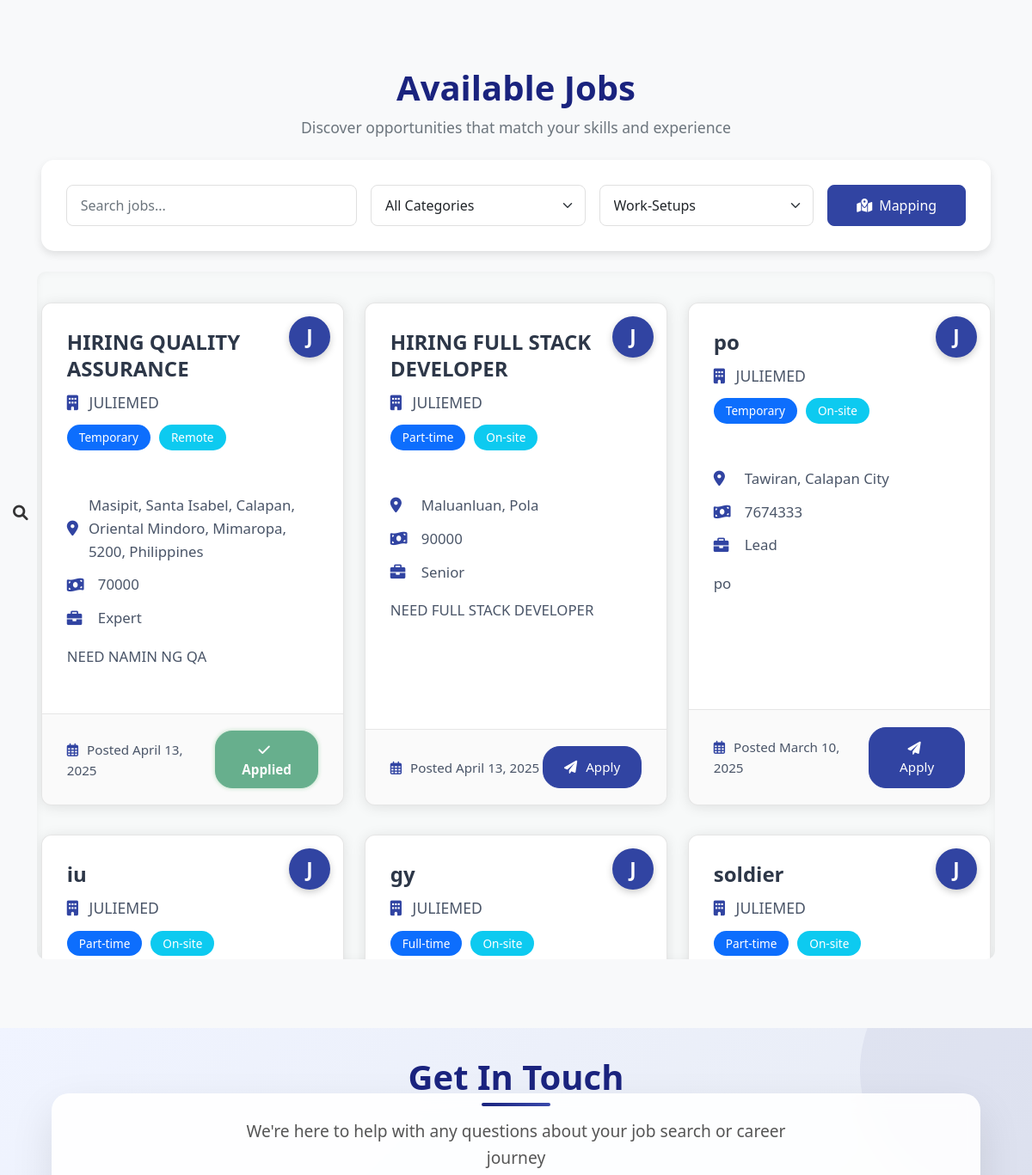
The page /employee/home/ (signed in, middle part) on the database as committed earlier.
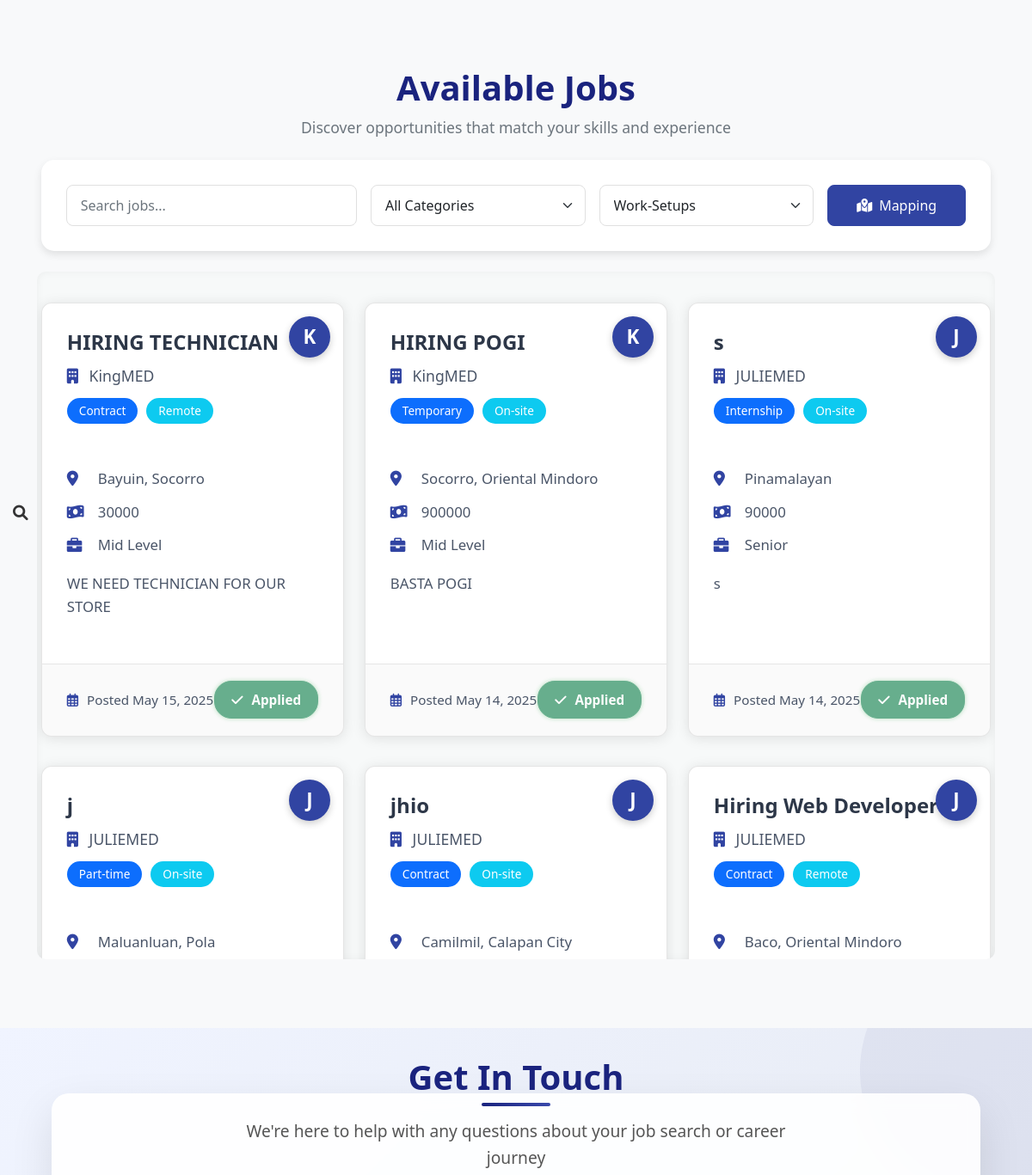
The same page on the database as committed later.
### employer/models.py (models this page shows, shortened)
class Job(models.Model):
    WORK_SETUP_CHOICES = [
        ('On-site', 'On-site'),
        ('Hybrid', 'Hybrid'),
        ('Remote', 'Remote'),
    ]
    JOB_TYPES = [
        ('Full-time', 'Full-time'),
        ('Part-time', 'Part-time'),
        ('Contract', 'Contract'),
        ('Temporary', 'Temporary'),
        ('Internship', 'Internship'),
    ]
    EXPERIENCE_LEVELS = [
        ('Entry Level', 'Entry Level'),
        ('Junior', 'Junior'),
        ('Mid Level', 'Mid Level'),
        ('Senior', 'Senior'),
        ('Lead', 'Lead'),
        ('Expert', 'Expert'),
    ]
    STATUS_CHOICES = [
        ('Active', 'Active'),
        ('Closed', 'Closed'),
    ]
    employer = models.ForeignKey('Employer', on_delete=models.CASCADE, related_name='jobs')
    title = models.CharField(max_length=200)
    location = models.CharField(max_length=200)
    latitude = models.FloatField(null=True, blank=True)
    longitude = models.FloatField(null=True, blank=True)
    job_type = models.CharField(max_length=20, choices=JOB_TYPES)
    work_setup = models.CharField(max_length=20, choices=WORK_SETUP_CHOICES)
    description = models.TextField()
    salary_range = models.CharField(max_length=100)
    experience_level = models.CharField(max_length=20, choices=EXPERIENCE_LEVELS)
    status = models.CharField(max_length=20, choices=STATUS_CHOICES, default='active')
    created_at = models.DateTimeField(auto_now_add=True)
    updated_at = models.DateTimeField(auto_now=True)
    applications_count = models.IntegerField(default=0)
    requirements = models.TextField(blank=True, help_text='List the job requirements')
    class Meta:
        ordering = ['-created_at']

class Employer(models.Model):
    REGISTRATION_TYPE_CHOICES = [
        ('SEC', 'SEC Registration'),
        ('DTI', 'DTI Registration'),
    ]
    username = models.CharField(max_length=100, unique=True)
    email = models.EmailField(unique=True)
    password = models.CharField(max_length=128)
    company_name = models.CharField(max_length=255, blank=True)
    company_description = models.TextField(blank=True)
    company_website = models.URLField(blank=True)
    company_location = models.CharField(max_length=255, blank=True)
    latitude = models.FloatField(null=True, blank=True)
    longitude = models.FloatField(null=True, blank=True)
    industry = models.CharField(max_length=100, blank=True)
    registration_type = models.CharField(
        max_length=3,
        choices=REGISTRATION_TYPE_CHOICES,
        blank=True
    )
    business_permit = models.FileField(
        upload_to='business_permits/',
        validators=[validate_file_extension, validate_file_size],
        blank=True,
        null=True,
        help_text='Upload your business permit (PDF, JPG, JPEG, or PNG, max 10MB)'
    )
    registration_document = models.FileField(
        upload_to='registration_documents/',
        validators=[validate_file_extension, validate_file_size],
        blank=True,
        null=True,
        help_text='Upload your SEC/DTI registration document (PDF, JPG, JPEG, or PNG, max 10MB)'
    )
    registration_number = models.CharField(
        max_length=50,
        blank=True,
        help_text='Your SEC/DTI registration number'
    )
    registration_date = models.DateField(
        null=True,
        blank=True,
        help_text='Date of SEC/DTI registration'
    )
    last_login = models.DateTimeField(null=True, blank=True)
    date_joined = models.DateTimeField(default=timezone.now)
    is_active = models.BooleanField(default=True)
    is_verified = models.BooleanField(default=False)
    is_approved = models.BooleanField(default=False)
    approval_date = models.DateTimeField(null=True, blank=True)
    rejection_reason = models.TextField(blank=True, null=True)

### employee/views.py (the view)
    def wrapper(request, *args, **kwargs):
        if not request.session.get('employee_username'):
            messages.error(request, "Please login to access this page.")
            return redirect('employee_login')
        return view_func(request, *args, **kwargs)

### employee/views.py (called while the page is built)
def employee_login_required(view_func):
    def wrapper(request, *args, **kwargs):
        if not request.session.get('employee_username'):
            messages.error(request, "Please login to access this page.")
            return redirect('employee_login')
        return view_func(request, *args, **kwargs)
    return wrapper

@employee_login_required
def employee_home(request):
    employee_username = request.session.get('employee_username')
    employee = Employee.objects.filter(username=employee_username).first()
    if not employee:
        messages.error(request, "User not found.")
        return redirect('employee_login')
    jobs = Job.objects.filter(status='active').select_related('employer').order_by('-created_at')
    context = {
        'employee': employee,
        'username': employee_username,
        'jobs': jobs,
    }
    return render(request, 'employee/employee_home.html', context)

### employee/templates/employee/employee_home.html (shortened to what the changed rows need)
{% extends 'employee/base.html' %}
{% load static %}
{% block extra_css %}
<link rel="stylesheet" href="{% static 'css/employee_home.css' %}">
<link rel="stylesheet" href="https://unpkg.com/leaflet@1.9.4/dist/leaflet.css"
/>
{% endblock %}
{% block content %}
<section id="jobs" class="section">
    <div class="container-fluid px-5">
        <div class="section-header text-center mb-4">
            <h2>Available Jobs</h2>
        </div>
        <div id="jobsGrid">
    <div class="scrollable-jobs-container pt-3">
        <div class="row jobs-container">
            {% with total_jobs=jobs.count %}
            {% for job in jobs %}
            <div class="col-md-6 col-lg-4 mb-4">
<div class="job-card">
    <div class="company-badge"
         data-company-name="{{ job.employer.company_name }}"
         data-company-desc="{{ job.employer.company_description|truncatechars:100|default:'No description available' }}"
         data-company-location="{{ job.employer.company_location|default:'Location not specified' }}">
        <div class="company-initial">{{ job.employer.company_name|slice:":1" }}</div>
    </div>
    <div class="job-card-header">
        <h3 class="job-title">{{ job.title }}</h3>
        <div class="company-name">
            <i class="fas fa-building"></i>
            {{ job.employer.company_name }}
        </div>
        <div class="job-badges">
            <span class="badge bg-primary">{{ job.job_type }}</span>
            <span class="badge bg-info">{{ job.work_setup }}</span>
        </div>
    </div>
    <div class="job-card-body">
        <div class="job-details">
            <div class="job-detail-item">
                <i class="fas fa-map-marker-alt"></i>
                <span>{{ job.location }}</span>
            </div>
            <div class="job-detail-item">
                <i class="fas fa-money-bill-wave"></i>
                <span>{{ job.salary_range }}</span>
            </div>
            <div class="job-detail-item">
                <i class="fas fa-briefcase"></i>
                <span>{{ job.experience_level }}</span>
            </div>
        </div>
        <div class="job-description">
            {{ job.description|truncatechars:120 }}
        </div>
    </div>
    <div class="job-card-footer">
        <div class="job-posted">
            <i class="far fa-calendar-alt"></i>
            <span>Posted {{ job.created_at|date:"F d, Y" }}</span>
        </div>
        <div class="job-actions">
            <button type="button" class="btn btn-primary view-job-btn apply-now-btn"
                    data-job-id="{{ job.id }}"
                    data-job-title="{{ job.title }}"
                    data-company="{{ job.employer.company_name }}"
                    data-location="{{ job.location }}"
                    data-job-type="{{ job.job_type }}"
                    data-work-setup="{{ job.work_setup }}"
                    data-salary="{{ job.salary_range }}"
                    data-experience="{{ job.experience_level }}"
                    data-description="{{ job.description }}"
                    data-requirements="{{ job.requirements }}"
                    data-qualifications="{{ job.qualifications }}"
                    data-benefits="{{ job.benefits }}"
                    data-posted="{{ job.created_at|date:'F d, Y' }}"
                    data-applied="false">
                <i class="fas fa-paper-plane"></i> Apply
            </button>
        </div>
    </div>
</div>
            </div>
            {% empty %}
            <div class="col-12 text-center">
                <div class="alert alert-info">
                    No jobs available at the moment.
                </div>
            </div>
            {% endfor %}
            </div>
            {% endwith %}
        </div>
    </div>
</div>
</section>
<section id="contact" class="section contact-us-section">
    <div class="contact-us-content">
        <div class="contact-header">
            <h2>Get In Touch</h2>
        </div>
    </div>
</section>
{% endblock %}

Rows that differ between the two databases and show on the page:
no longer on this page (row unchanged): Job: employer.company_name "J", title "HIRING QUALITY ASSURANCE", employer.company_name "JULIEMED", job_type "Temporary", work_setup "Remote", location "Masipit, Santa Isabel, Calapan, Oriental Mindoro, Mimaropa, 5200, Philippines", salary_range "70000", experience_level "Expert", description "NEED NAMIN NG QA", created_at "April 13, 2025"
no longer on this page (row edited): Job: employer.company_name "J", title "HIRING FULL STACK DEVELOPER", employer.company_name "JULIEMED", job_type "Part-time", work_setup "On-site", location "Maluanluan, Pola", salary_range "90000", experience_level "Senior", description "NEED FULL STACK DEVELOPER", created_at "April 13, 2025"
no longer on this page (row edited): Job: employer.company_name "J", title "po", employer.company_name "JULIEMED", job_type "Temporary", work_setup "On-site", location "Tawiran, Calapan City", salary_range "7674333", experience_level "Lead", description "po", created_at "March 10, 2025"
no longer on this page (row unchanged): Job: employer.company_name "J", title "iu", employer.company_name "JULIEMED", job_type "Part-time", work_setup "On-site"
no longer on this page (row unchanged): Job: employer.company_name "J", title "gy", employer.company_name "JULIEMED", job_type "Full-time", work_setup "On-site"
no longer on this page (row edited): Job: employer.company_name "J", title "soldier", employer.company_name "JULIEMED", job_type "Part-time", work_setup "On-site"
added Job: employer.company_name "K", title "HIRING TECHNICIAN", employer.company_name "KingMED", job_type "Contract", work_setup "Remote", location "Bayuin, Socorro", salary_range "30000", experience_level "Mid Level", description "WE NEED TECHNICIAN FOR OUR STORE", created_at "May 15, 2025"
added Job: employer.company_name "K", title "HIRING POGI", employer.company_name "KingMED", job_type "Temporary", work_setup "On-site", location "Socorro, Oriental Mindoro", salary_range "900000", experience_level "Mid Level", description "BASTA POGI", created_at "May 14, 2025"
added Job: employer.company_name "J", title "s", employer.company_name "JULIEMED", job_type "Internship", work_setup "On-site", location "Pinamalayan", salary_range "90000", experience_level "Senior", description "s", created_at "May 14, 2025"
added Job: employer.company_name "J", title "j", employer.company_name "JULIEMED", job_type "Part-time", work_setup "On-site", location "Maluanluan, Pola"
added Job: employer.company_name "J", title "jhio", employer.company_name "JULIEMED", job_type "Contract", work_setup "On-site", location "Camilmil, Calapan City"
added Job: employer.company_name "J", title "Hiring Web Developer", employer.company_name "JULIEMED", job_type "Contract", work_setup "Remote", location "Baco, Oriental Mindoro"
